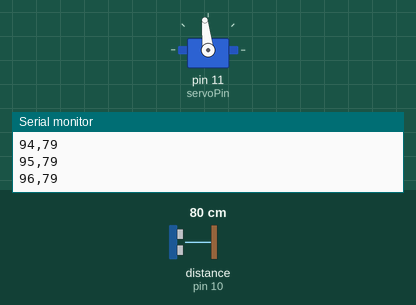
This sketch was run on a simulated Arduino Uno, built with avr-gcc and run on an emulated ATmega328P. Shown: servo, the last lines printed to the serial monitor. Wiring (inferred from the names in the program): ultrasonic range finder: trigger pin 9; echo pin 10. The test bench sets the inputs (shaded band); at power-on: distance to the obstacle (sensor on pin 10) 80 cm. The echo pulse lasts 58.3 µs per cm.

Above: at 2.2 s.
2.3 s: distance to the obstacle (sensor on pin 10) set to 250 cm
At 2.69 s:
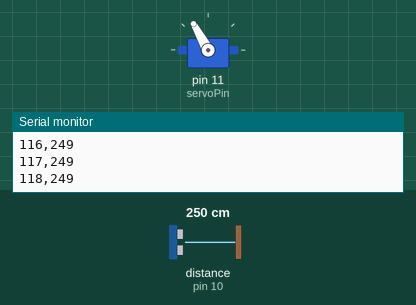
5.3 s: distance to the obstacle (sensor on pin 10) set to 35 cm
At 6.06 s:
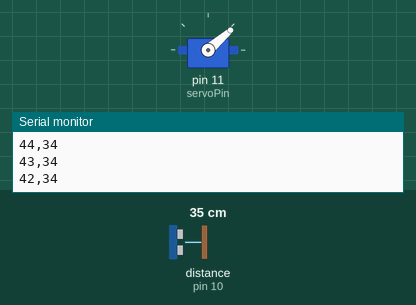
Timing chart, 0 to 14.3 s (numbered marks = the images above; inputs shaded):
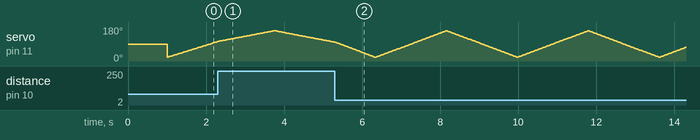

The sketch:

radar.ino
```cpp
#include <Servo.h>

Servo radarServo;

const int trigPin = 9;
const int echoPin = 10;
const int servoPin = 11;

long duration;
int distance;

int getDistance() {

  digitalWrite(trigPin, LOW);
  delayMicroseconds(2);

  digitalWrite(trigPin, HIGH);
  delayMicroseconds(10);
  digitalWrite(trigPin, LOW);

  duration = pulseIn(echoPin, HIGH, 30000);

  if (duration == 0) {
    return 400;
  }

  return duration * 0.0343 / 2;
}

void setup() {

  Serial.begin(9600);

  pinMode(trigPin, OUTPUT);
  pinMode(echoPin, INPUT);

  radarServo.attach(servoPin);

  radarServo.write(90);
  delay(1000);
}

void loop() {

  // Sweep left to right
   for (int pos = 20; pos <= 160; pos++) {

    radarServo.write(pos);
    delay(10);

    distance = getDistance();

    Serial.print(pos);
    Serial.print(",");
    Serial.println(distance);
  }

  // Sweep right to left
  for (int pos = 160; pos >= 20; pos--)  {

    radarServo.write(pos);
    delay(10);

    distance = getDistance();

    Serial.print(pos);
    Serial.print(",");
    Serial.println(distance);
  }
}
```
